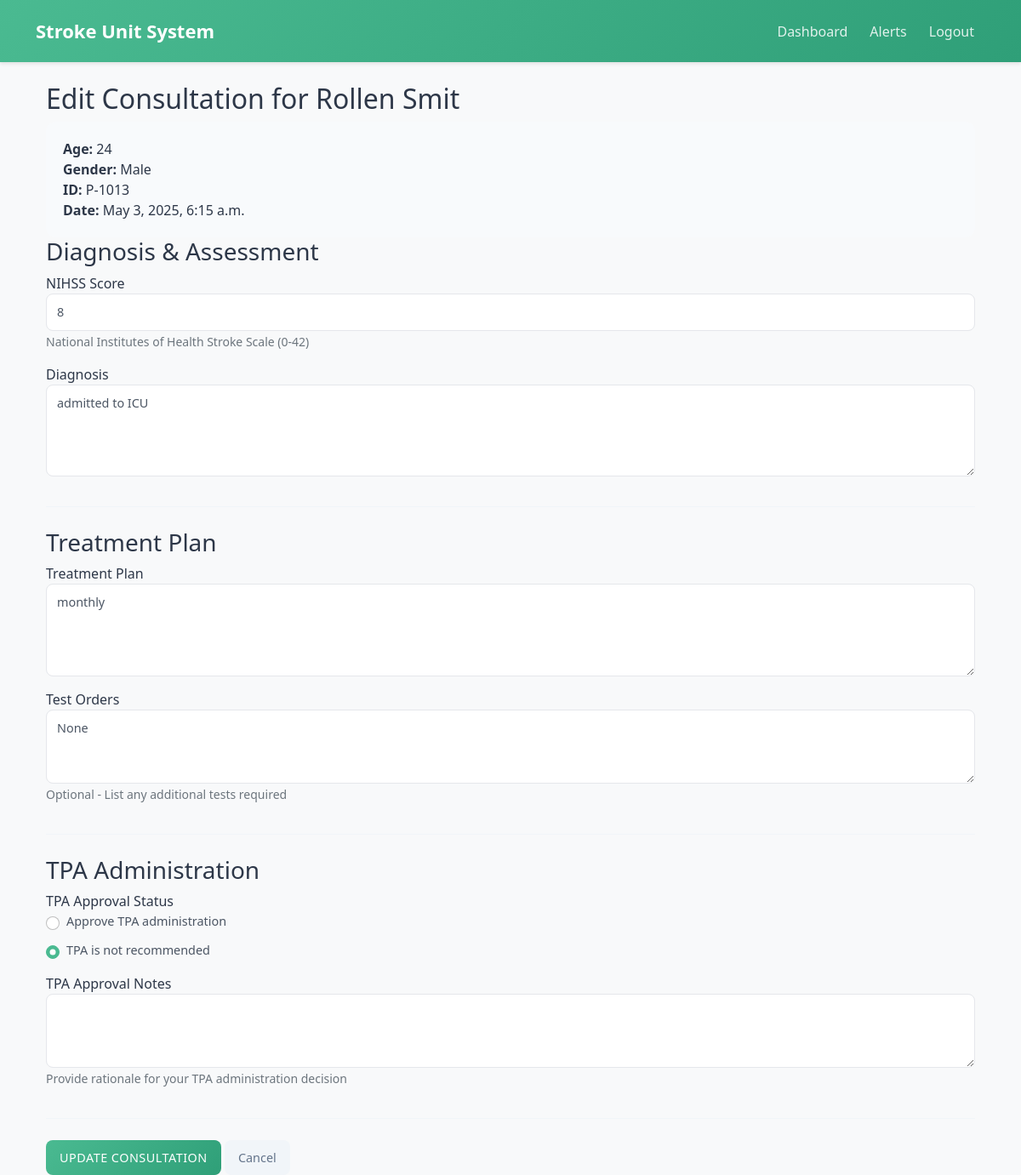
Page /consultation/58/edit/ (signed in) on the committed database.
### patientsystem/models.py (models this page shows, shortened)
class Patient(models.Model):
    GENDER_CHOICES = [
        ('M', 'Male'),
        ('F', 'Female'),
        ('O', 'Other'),
    ]
    hospital_id = models.CharField(max_length=10, unique=True, blank=True)
    first_name = models.CharField(max_length=100)
    last_name = models.CharField(max_length=100)
    date_of_birth = models.DateField()
    gender = models.CharField(max_length=1, choices=GENDER_CHOICES)
    chief_complaint = models.TextField(blank=True)
    address = models.TextField(blank=True)
    phone_number = models.CharField(max_length=20, blank=True)
    emergency_contact = models.CharField(max_length=100, blank=True)
    medical_history = models.TextField(blank=True)
    current_medications = models.TextField(blank=True)
    allergies = models.TextField(blank=True)
    vitals = models.OneToOneField(Vitals, on_delete=models.CASCADE)
    nihss_score = models.IntegerField(default=0)
    nihss_last_updated = models.DateTimeField(auto_now=True)
    created_at = models.DateTimeField(auto_now_add=True)
    updated_at = models.DateTimeField(auto_now=True)
    @property
    def name(self):
        return f"{self.first_name} {self.last_name}"
    @property
    def age(self):
        today = datetime.now()
        return today.year - self.date_of_birth.year - ((today.month, today.day) < (self.date_of_birth.month, self.date_of_birth.day))
    @property
    def sex(self):
        return 'Male' if self.gender == 'M' else 'Female' if self.gender == 'F' else 'Other'

class Consultation(models.Model):
    patient = models.ForeignKey(Patient, on_delete=models.CASCADE, related_name='consultations')
    date = models.DateTimeField(auto_now_add=True)
    symptom_onset_time = models.DateTimeField(null=True, blank=True)
    diagnosis = models.TextField()
    treatment_plan = models.TextField()
    test_orders = models.TextField(blank=True)
    vitals = models.OneToOneField(Vitals, on_delete=models.CASCADE)
    nihss_score = models.IntegerField()
    tpa_approved = models.BooleanField(default=False, verbose_name="TPA Approved")
    tpa_approval_notes = models.TextField(blank=True, verbose_name="TPA Approval Notes")

### patientsystem/decorators.py (the view)
        def wrapped_view(request, *args, **kwargs):
            if not check_role(request.user):
                messages.error(request, f'Only {role}s can access this page.')
                return redirect('patientsystem:dashboard')
            return view_func(request, *args, **kwargs)

### patientsystem/views.py (called while the page is built, shortened)
@login_required
@neurologist_required
def edit_consultation(request, consultation_id):
    try:
        consultation = get_object_or_404(Consultation, id=consultation_id)
        patient = consultation.patient
        return render(request, 'patientsystem/edit_consultation.html', {
            'consultation': consultation,
            'patient': patient
        })
    except Exception as e:
        messages.error(request, f'Error accessing consultation form: {str(e)}')
        return redirect('patientsystem:dashboard')

### patientsystem/templates/patientsystem/edit_consultation.html (shortened to what this page needs)
{% extends 'patientsystem/base.html' %}
{% load static %}
{% block extra_css %}
<link href="{% static 'css/consultation-form.css' %}" rel="stylesheet">
{% endblock %}
{% block content %}
<div class="container mt-4">
    <div class="consultation-form-container">
        <div class="consultation-header">
            <h2>Edit Consultation for {{ patient.name }}</h2>
            <div class="patient-summary">
                <div class="patient-detail"><strong>Age:</strong> {{ patient.age }}</div>
                <div class="patient-detail"><strong>Gender:</strong> {{ patient.sex }}</div>
                <div class="patient-detail"><strong>ID:</strong> {{ patient.hospital_id }}</div>
                <div class="patient-detail"><strong>Date:</strong> {{ consultation.date|date:"F j, Y, g:i a" }}</div>
            </div>
        </div>
        <form method="post" class="consultation-form">
            <div class="form-section">
                <h3>Diagnosis & Assessment</h3>
                <div class="form-group">
                    <label for="nihss_score">NIHSS Score</label>
                    <input type="number" id="nihss_score" name="nihss_score" class="form-control"
                           value="{{ consultation.nihss_score }}" min="0" max="42" required>
                    <small class="text-muted">National Institutes of Health Stroke Scale (0-42)</small>
                </div>
                <div class="form-group">
                    <label for="diagnosis">Diagnosis</label>
                    <textarea id="diagnosis" name="diagnosis" class="form-control" rows="4" required>{{ consultation.diagnosis }}</textarea>
                </div>
            </div>
            <div class="form-section">
                <h3>Treatment Plan</h3>
                <div class="form-group">
                    <label for="treatment_plan">Treatment Plan</label>
                    <textarea id="treatment_plan" name="treatment_plan" class="form-control" rows="4" required>{{ consultation.treatment_plan }}</textarea>
                </div>
                <div class="form-group">
                    <label for="test_orders">Test Orders</label>
                    <textarea id="test_orders" name="test_orders" class="form-control" rows="3">{{ consultation.test_orders }}</textarea>
                    <small class="text-muted">Optional - List any additional tests required</small>
                </div>
            </div>
            <div class="form-section">
                <h3>TPA Administration</h3>
                <div class="form-group">
                    <label>TPA Approval Status</label>
                    <div class="radio-group">
                        <div class="form-check">
                            <input class="form-check-input" type="radio" name="tpa_approved" id="tpa_yes" value="yes" {% if consultation.tpa_approved %}checked{% endif %}>
                            <label class="form-check-label" for="tpa_yes">Approve TPA administration</label>
                        </div>
                        <div class="form-check">
                            <input class="form-check-input" type="radio" name="tpa_approved" id="tpa_no" value="no" {% if not consultation.tpa_approved %}checked{% endif %}>
                            <label class="form-check-label" for="tpa_no">TPA is not recommended</label>
                        </div>
                    </div>
                </div>
                <div class="form-group">
                    <label for="tpa_approval_notes">TPA Approval Notes</label>
                    <textarea id="tpa_approval_notes" name="tpa_approval_notes" class="form-control" rows="3">{{ consultation.tpa_approval_notes }}</textarea>
                    <small class="text-muted">Provide rationale for your TPA administration decision</small>
                </div>
            </div>
            <div class="form-actions">
                <button type="submit" class="btn btn-primary">Update Consultation</button>
                <a href="{% url 'patientsystem:patient_detail' patient.id %}" class="btn btn-secondary">Cancel</a>
            </div>
        </form>
    </div>
</div>
{% endblock %}

### static/css/style.css (style rules this page uses)
* { margin: 0; padding: 0; box-sizing: border-box; }
:root { --primary-color: #4aba91; --primary-dark: #2f9f78; --primary-light: #e6f7f2; --secondary-color: #6c757d; --success-color: #2f9f78; --danger-color: #dc3545; --warning-color: #ffc107; --info-color: #4aba91; --light-color: #f8f9fa; --dark-color: #212529; --border-radius: 12px; --box-shadow: 0 4px 20px rgba(0, 0, 0, 0.08); }
body { font-family: 'Poppins', sans-serif; background-color: #f5f7fb; color: #2d3748; min-height: 100vh; }
.btn-primary { background: linear-gradient(135deg, #4aba91 0%, #2f9f78 100%); border: none; border-radius: 10px; padding: 0.75rem 1.5rem; font-weight: 500; text-transform: uppercase; letter-spacing: 0.5px; transition: all 0.3s ease; }
body { background-color: #f8f9fa; font-family: 'Segoe UI', Tahoma, Geneva, Verdana, sans-serif; }
.btn { border-radius: 8px; padding: 0.5rem 1rem; font-weight: 500; transition: all 0.2s; }
.btn-primary { background-color: var(--primary-color); border: none; }
.form-control { border-radius: 8px; border: 1px solid #dee2e6; padding: 0.75rem 1rem; }
.form-check-input:checked { background-color: var(--primary-color); border-color: var(--primary-color); }

### static/css/consultation-form.css (style rules this page uses)
.form-section { margin-bottom: 25px; border-bottom: 1px solid #f1f5f9; padding-bottom: 20px; }
.form-control { display: block; width: 100%; padding: 10px 12px; font-size: 0.9rem; line-height: 1.5; color: #4b5563; background-color: #fff; background-clip: padding-box; border: 1px solid #e5e7eb; border-radius: 8px; transition: border-color 0.15s ease-in-out, box-shadow 0.15s ease-in-out; }
textarea.form-control { min-height: 80px; resize: vertical; }
.form-group { margin-bottom: 15px; }
.form-check { display: flex; align-items: center; margin-bottom: 10px; }
.form-check-input { width: 16px; height: 16px; margin-right: 8px; accent-color: var(--primary-color); cursor: pointer; }
.form-check-label { font-size: 0.9rem; color: #4b5563; cursor: pointer; }
.patient-summary { background-color: #f8fafc; border-radius: 12px; padding: 20px; position: sticky; top: 20px; }
.btn { display: inline-flex; align-items: center; gap: 6px; padding: 10px 16px; border-radius: 8px; font-weight: 500; font-size: 0.9rem; text-decoration: none; transition: all 0.2s ease; border: none; cursor: pointer; }
.btn-primary { background-color: var(--primary-color); color: white; }
.btn-secondary { background-color: #f1f5f9; color: #64748b; }

### rows in the picture
Patient: name "Rollen Smit", age "24", sex "Male", hospital_id "P-1013"
Consultation: date "May 3, 2025, 6:15 a.m.", nihss_score "8", diagnosis "admitted to ICU", treatment_plan "monthly", test_orders "None", tpa_approved "☐ Approve TPA administration", tpa_approved "☑ TPA is not recommended"
